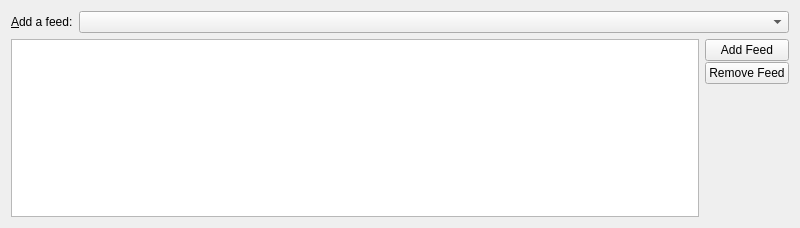
<?xml version="1.0" encoding="UTF-8"?>
<ui version="4.0">
 <class>feedsConfig</class>
 <widget class="QWidget" name="feedsConfig">
  <property name="geometry">
   <rect>
    <x>0</x>
    <y>0</y>
    <width>800</width>
    <height>228</height>
   </rect>
  </property>
  <property name="sizePolicy">
   <sizepolicy hsizetype="Preferred" vsizetype="Maximum">
    <horstretch>0</horstretch>
    <verstretch>0</verstretch>
   </sizepolicy>
  </property>
  <layout class="QGridLayout" name="gridLayout">
   <item row="0" column="0">
    <layout class="QHBoxLayout" name="horizontalLayout">
     <item>
      <widget class="QLabel" name="label_1">
       <property name="text">
        <string>&amp;Add a feed:</string>
       </property>
       <property name="buddy">
        <cstring>feedComboBox</cstring>
       </property>
      </widget>
     </item>
     <item>
      <widget class="KHistoryComboBox" name="feedComboBox">
       <property name="sizePolicy">
        <sizepolicy hsizetype="Expanding" vsizetype="Preferred">
         <horstretch>0</horstretch>
         <verstretch>0</verstretch>
        </sizepolicy>
       </property>
       <property name="autoCompletion">
        <bool>true</bool>
       </property>
      </widget>
     </item>
    </layout>
   </item>
   <item row="1" column="0">
    <layout class="QHBoxLayout">
     <item>
      <widget class="KListWidget" name="feedList"/>
     </item>
     <item>
      <layout class="QGridLayout" name="_2">
       <property name="spacing">
        <number>1</number>
       </property>
       <item row="0" column="0">
        <widget class="KPushButton" name="addFeed">
         <property name="text">
          <string>Add Feed</string>
         </property>
        </widget>
       </item>
       <item row="1" column="0">
        <widget class="KPushButton" name="removeFeed">
         <property name="text">
          <string>Remove Feed</string>
         </property>
        </widget>
       </item>
       <item row="2" column="0">
        <spacer>
         <property name="orientation">
          <enum>Qt::Vertical</enum>
         </property>
         <property name="sizeHint" stdset="0">
          <size>
           <width>20</width>
           <height>40</height>
          </size>
         </property>
        </spacer>
       </item>
      </layout>
     </item>
    </layout>
   </item>
  </layout>
 </widget>
 <customwidgets>
  <customwidget>
   <class>KComboBox</class>
   <extends>QComboBox</extends>
   <header>kcombobox.h</header>
  </customwidget>
  <customwidget>
   <class>KPushButton</class>
   <extends>QPushButton</extends>
   <header>kpushbutton.h</header>
  </customwidget>
  <customwidget>
   <class>KListWidget</class>
   <extends>QListWidget</extends>
   <header>klistwidget.h</header>
  </customwidget>
  <customwidget>
   <class>KHistoryComboBox</class>
   <extends>KComboBox</extends>
   <header>khistorycombobox.h</header>
  </customwidget>
 </customwidgets>
 <resources/>
 <connections/>
</ui>
